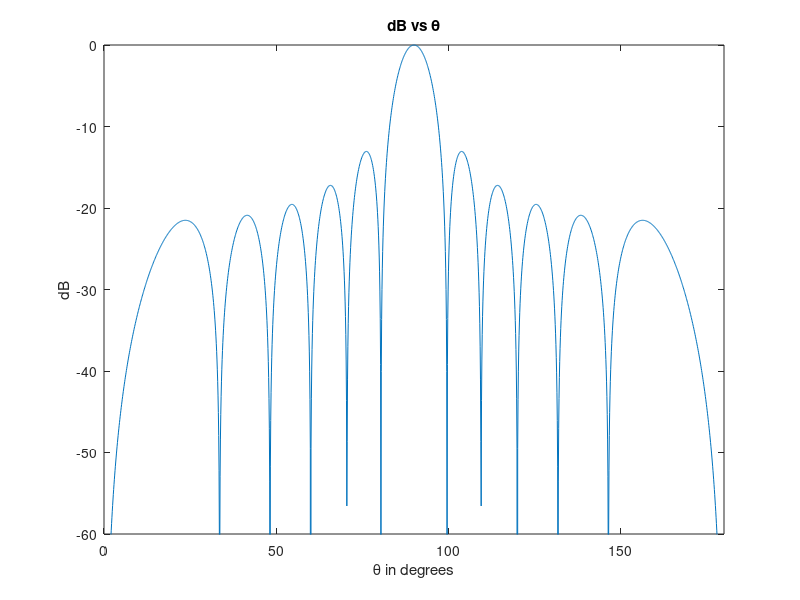

Here is the MATLAB script that generated this plot:
% ECE 484 TAKE-HOME PROJECT
% NICOLAS FAJARDO AND JOHN GENTRY

clc
clear

% Define number of elements in the array
%%%%%%%%%%%%%%%%%%%%%%%%%%%%%%%%%%%%%%%%%%%%%%%%%%%%%%%%%%%%%%%%%%%%%%
N = 12;
if ( mod(N,2) ~= 0 )
    disp('Error. N must be even')
    return;
end
%%%%%%%%%%%%%%%%%%%%%%%%%%%%%%%%%%%%%%%%%%%%%%%%%%%%%%%%%%%%%%%%%%%%%%


% Define the array spacing
% NOTE: in terms of lambda (ie: 0.5 = lambda/2)
d = 0.5;                    


% Define PSI for the array factor calculation
PSI = 2*pi*d;


% Initialize vector for array factor data
AF = zeros(1,1801);
% AF = zeros(1,181);

% Defining length of vectors
theta = 0:.1:180;
theta_deg = 0:.1:180;

% theta = 0:1:180;
% theta_deg = 0:1:180;




% For Tschebychev Pattern, uncomment this section and comment ULA
%%%%%%%%%%%%%%%%%%%%%%%%%%%%%%%%%%%%%%%%%%%%%%%%%%%%%%%%%%%%%%%%%%%%%%
% a_n = [ 1, 1.08244, 1.50839, 1.90128, 2.2031, 2.36733, 2.36733, ...
%     2.2031, 1.90128, 1.50839, 1.08244, 1 ];
% 
% for i = 1:length(theta)-1;
%     for n = 1:N
%         AF(1,i) = AF(1,i) + a_n(n)*exp(1i*(n-1)*PSI*cosd(theta_deg(i)));
%     end
% end
%%%%%%%%%%%%%%%%%%%%%%%%%%%%%%%%%%%%%%%%%%%%%%%%%%%%%%%%%%%%%%%%%%%%%%


% For regular ULA pattern, uncomment this section and comment Tschebychev
%%%%%%%%%%%%%%%%%%%%%%%%%%%%%%%%%%%%%%%%%%%%%%%%%%%%%%%%%%%%%%%%%%%%%%
for i = 1:length(theta)-1;
    for n = 1:N
        AF(1,i) = AF(1,i) + exp(1i*(n-1)*PSI*cosd(theta_deg(i)));
    end
end
%%%%%%%%%%%%%%%%%%%%%%%%%%%%%%%%%%%%%%%%%%%%%%%%%%%%%%%%%%%%%%%%%%%%%%





% For random failure in 12-element Dolph-Chebyshev array
%%%%%%%%%%%%%%%%%%%%%%%%%%%%%%%%%%%%%%%%%%%%%%%%%%%%%%%%%%%%%%%%%%%%%%

% % For a completely random element failure, use the shuffled rng
% rng('shuffle')
% 
% % To test failures for all elements, manually seed the rng with a
% % different number in each instance
% % rng(11)
% 
% a = 1;
% b = 12.99;
% % rand_num = floor( (b-a).*rand(4,1) + a );
% rand_num = floor( (b-a).*rand(1,1) + a );
% 
% % To check if the random numbers are being generated in the correct range
% % rand_num = floor( (b-a).*rand(1000,1) + a );
% % r_range = [min(rand_num) max(rand_num)];
% 
% a_n = [ 1, 1.08244, 1.50839, 1.90128, 2.2031, 2.36733, 2.36733, ...
%     2.2031, 1.90128, 1.50839, 1.08244, 1 ];
% 
% for i = 1:length(theta)-1;
%     for n = 1:N
% %        if (n == rand_num(1) || n == rand_num(2) || n == rand_num(3) || n == rand_num(4))
%         if (n == 12)
%             AF(1,i) = AF(1,i) + 0*exp(1i*(n-1)*PSI*cosd(theta_deg(i))); 
%         else
%             AF(1,i) = AF(1,i) + a_n(n)*exp(1i*(n-1)*PSI*cosd(theta_deg(i)));
%         end
%     end
% end

%%%%%%%%%%%%%%%%%%%%%%%%%%%%%%%%%%%%%%%%%%%%%%%%%%%%%%%%%%%%%%%%%%%%%%





% Calculation of maximum value for array factor and its value, as well as
% calculation of normalized array factor array and normalized dB A.F.
%%%%%%%%%%%%%%%%%%%%%%%%%%%%%%%%%%%%%%%%%%%%%%%%%%%%%%%%%%%%%%%%%%%%%%
[AF_max,AF_index] = max(abs(AF));

AF_norm = AF(1,:)./AF_max;
AF_norm_dB = 20.*log10(abs(AF_norm));
%%%%%%%%%%%%%%%%%%%%%%%%%%%%%%%%%%%%%%%%%%%%%%%%%%%%%%%%%%%%%%%%%%%%%%






% The following prints the normalized plot of the array factor
%%%%%%%%%%%%%%%%%%%%%%%%%%%%%%%%%%%%%%%%%%%%%%%%%%%%%%%%%%%%%%%%%%%%%%
% figure
% plot(theta_deg,abs(AF_norm));
% title('Normalized')
% hold on
%%%%%%%%%%%%%%%%%%%%%%%%%%%%%%%%%%%%%%%%%%%%%%%%%%%%%%%%%%%%%%%%%%%%%%




% The following prints the dB plot of the normalized array factor
%%%%%%%%%%%%%%%%%%%%%%%%%%%%%%%%%%%%%%%%%%%%%%%%%%%%%%%%%%%%%%%%%%%%%%
figure
plot(theta,AF_norm_dB);
title('dB vs \theta')
xlabel('\theta in degrees')
ylabel('dB')
axis([0 180 -60 0])
hold off
%%%%%%%%%%%%%%%%%%%%%%%%%%%%%%%%%%%%%%%%%%%%%%%%%%%%%%%%%%%%%%%%%%%%%%




% DEFINE NULL AND LOBE DATA
%%%%%%%%%%%%%%%%%%%%%%%%%%%%%%%%%%%%%%%%%%%%%%%%%%%%%%%%%%%%%%%%%%%%%%
% Change these values based on the graphical analysis. By changing these
% values properly, the program will be able to calculate the peaks using
% the following algorithm

nulls = N/2;                              % number of nulls on one side of peak
lobes = nulls;                            % number of lobes on one side of peak

% END NULL AND LOBE DATA
%%%%%%%%%%%%%%%%%%%%%%%%%%%%%%%%%%%%%%%%%%%%%%%%%%%%%%%%%%%%%%%%%%%%%%




% INTIIALIZE VALUES TO BE USED IN LOOP CALCULATION 
%%%%%%%%%%%%%%%%%%%%%%%%%%%%%%%%%%%%%%%%%%%%%%%%%%%%%%%%%%%%%%%%%%%%%%
lobeData = zeros(lobes,2);              % create matrix to store lobe data
numZeros = 0;                           % initialize number of zeros measured
maxU = -100;                            % initialize maximum U measured

zeroIndex = 1;                          % initialize the index of first zero
%%%%%%%%%%%%%%%%%%%%%%%%%%%%%%%%%%%%%%%%%%%%%%%%%%%%%%%%%%%%%%%%%%%%%%




% The following loop calculates the maximum value between two nulls (or
% the start and the first null), which corresponds to a lobe. The algorithm
% finds a null my measuring if a point is the lower than the two
% neighboring points. Once a null is found, the lobeData matrix is updated
% with the measured values for the previous lobe.
%%%%%%%%%%%%%%%%%%%%%%%%%%%%%%%%%%%%%%%%%%%%%%%%%%%%%%%%%%%%%%%%%%%%%%
for j = 1:lobes
    i = zeroIndex;
    while (numZeros < nulls)
        currU = AF_norm_dB(i);
        if (currU > maxU)
            maxU = currU;
            maxIndex = i;
        end
        
        if (i > 2 && AF_norm_dB(i-1) > currU && AF_norm_dB(i+1) > currU)
           numZeros = numZeros + 1; 
           zeroIndex = i + 1;
           break;
        end 
        
        if (i == AF_index)   % if we have reached the location of absolute max
            break;
        end
        
        i = i + 1;
    end
    
    lobeData(j,1) = theta(maxIndex);
    lobeData(j,2) = maxU;
    maxU = -100;                        % reset maxU for next iteration
    
end
%%%%%%%%%%%%%%%%%%%%%%%%%%%%%%%%%%%%%%%%%%%%%%%%%%%%%%%%%%%%%%%%%%%%%%




% Directivity calculations and outputting
%%%%%%%%%%%%%%%%%%%%%%%%%%%%%%%%%%%%%%%%%%%%%%%%%%%%%%%%%%%%%%%%%%%%%%
data_norm = (AF_norm);
U_sin = data_norm.*(sin(theta_deg.*pi./180));
theta = 0:(pi/1800):pi;
U_s = U_sin(1:1:end);
Q = 2*pi*trapz(theta, U_s);

directivity_dim_plot1 = abs(4 * pi * (1/Q));
directivity_db_plot1 = abs(10.*log10(directivity_dim_plot1));

fprintf('Directivity Dimensionless = %g\n', directivity_dim_plot1);
fprintf('Directivity dB = %g\n', directivity_db_plot1);
fprintf('\n');
%%%%%%%%%%%%%%%%%%%%%%%%%%%%%%%%%%%%%%%%%%%%%%%%%%%%%%%%%%%%%%%%%%%%%%



% Compute the 3 dB beamwidth from the major lobe
%%%%%%%%%%%%%%%%%%%%%%%%%%%%%%%%%%%%%%%%%%%%%%%%%%%%%%%%%%%%%%%%%%%%%%
halfPower_index = 0;
point = 900;
while(halfPower_index == 0)
    if(AF_norm_dB(point-1) <= -3)
       halfPower_index = 1;
       fprintf('3 dB beamwidth is %g degrees\n', (90-theta_deg(point-1))*2);
    end
    point = point - 1;
end
fprintf('\n');
%%%%%%%%%%%%%%%%%%%%%%%%%%%%%%%%%%%%%%%%%%%%%%%%%%%%%%%%%%%%%%%%%%%%%%




% Printing of sidelobes and their peak relative to the major lobe
%%%%%%%%%%%%%%%%%%%%%%%%%%%%%%%%%%%%%%%%%%%%%%%%%%%%%%%%%%%%%%%%%%%%%%
disp('Angles of the sidelobes on plot 1 (90 degrees is the major lobe):');
disp('        degrees        gain in dB');
for j = 1:1:N/2
   fprintf('\t\t  %g          %g', lobeData(j,1), lobeData(j,2));
   fprintf('\n'); 
end

for j = N/2-1:-1:1
   fprintf('\t\t  %g          %g', 180-lobeData(j,1), lobeData(j,2));
   fprintf('\n'); 
end
%%%%%%%%%%%%%%%%%%%%%%%%%%%%%%%%%%%%%%%%%%%%%%%%%%%%%%%%%%%%%%%%%%%%%%
